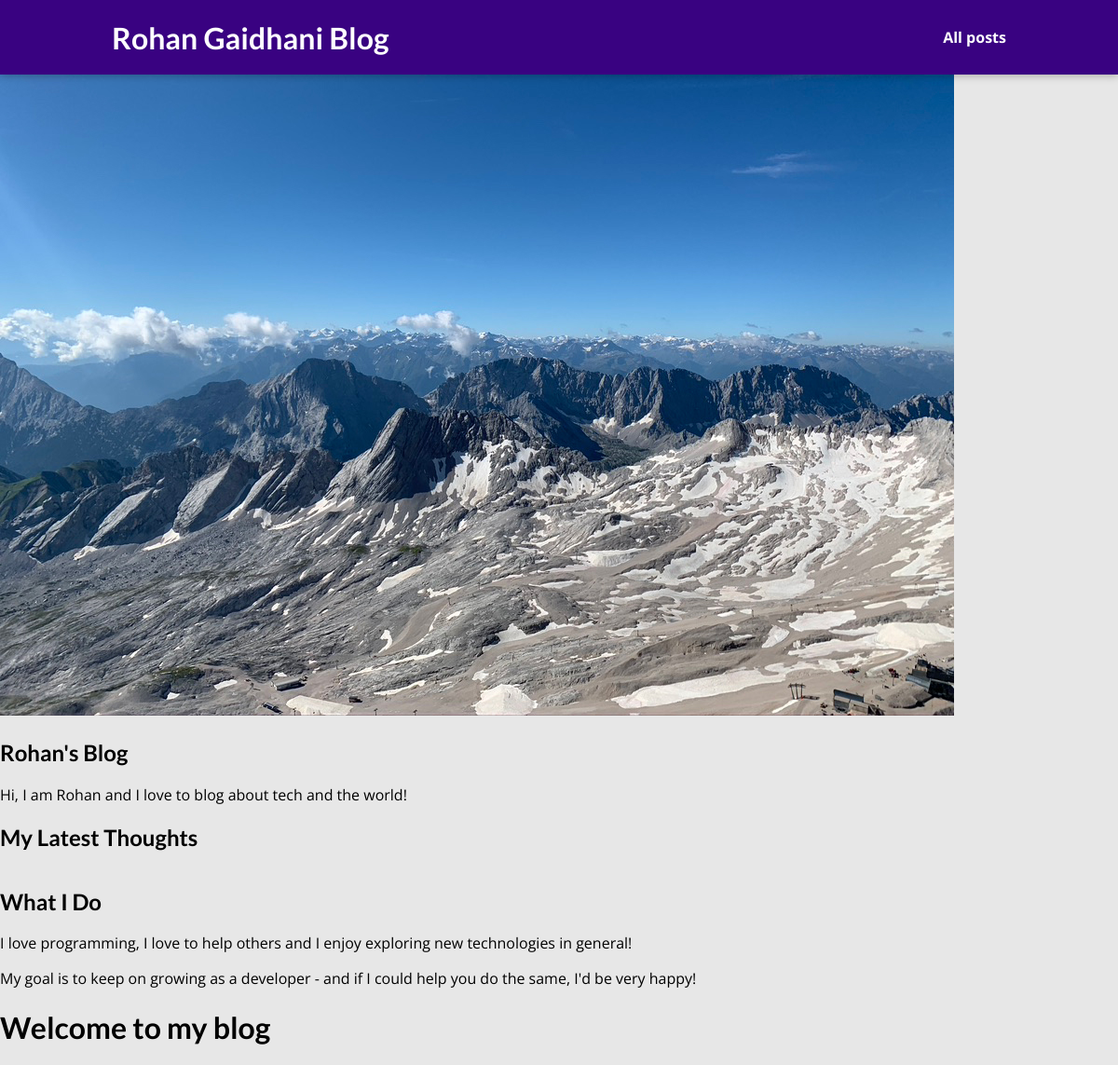
The page /blog/ on the database as committed earlier.
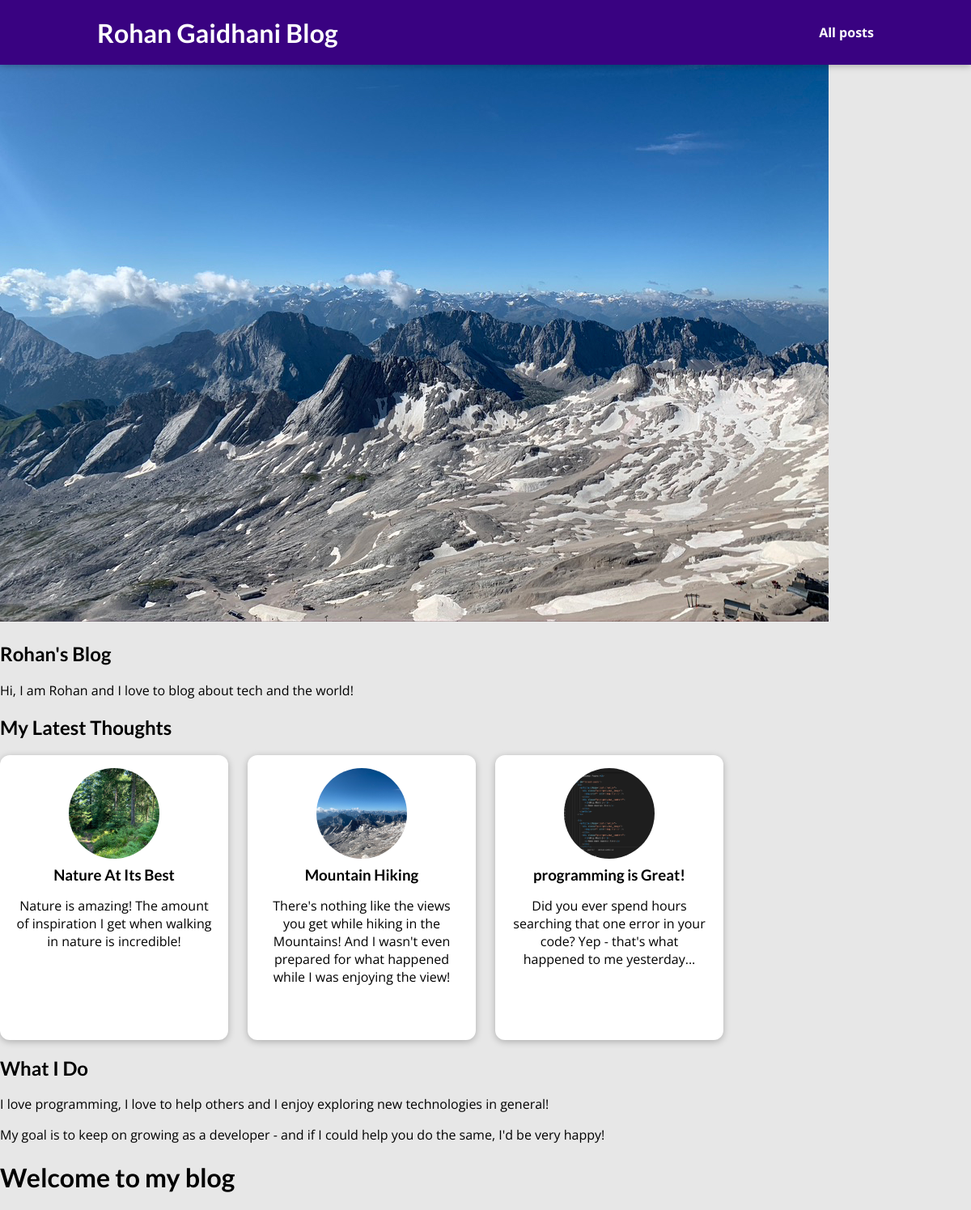
The same page on the database as committed later.
### blog/models.py (models this page shows, shortened)
class Post(models.Model):  # Capitalized
    title = models.CharField(max_length=150)
    excerpt = models.CharField(max_length=200)
    image_name = models.CharField(max_length=100)
    date = models.DateField(auto_now_add=True)  # Changed to auto_now_add
    slug = models.SlugField(unique=True, db_index=True)
    content = models.TextField(validators=[MinLengthValidator(10)])
    author = models.ForeignKey(
        Author,
        on_delete=models.SET_NULL,
        related_name="posts",
        null=True,
        blank=True
    )
    tags = models.ManyToManyField(Tag, blank=True)  # Added relationship
    class Meta:
        ordering = ['-date']  # Default ordering by date descending

### blog/views.py (the view)
# urls.py: path("", views.starting_page, name="starting-page"),
def starting_page(request):
    latest_posts = Post.objects.all().order_by("-date")[:3]
    return render(request, "blog/index.html", {
        "posts": latest_posts
    })

### blog/templates/blog/index.html (shortened to what this page needs)
{% extends "base.html" %}
{% load static %}
{% block css_files %}
    <link rel="stylesheet" href="{% static 'blog/post.css' %}"/>
    <link rel="stylesheet" href="{% static 'blog/all-posts.css' %}"/>
{% endblock %}
{% block content %}
    <section id="Welcome">
        <header>
            <img src="{% static 'blog/images/mountains.jpg' %}" alt="Rohan Gaidhani - Author of this Blog">
            <h2>Rohan's Blog</h2>
        </header>
        <p>Hi, I am Rohan and I love to blog about tech and the world!</p>
    </section>
    <section id="latest-posts">
        <h2>My Latest Thoughts</h2>
        <ul>
            {% for post in posts %}
            {% include 'blog/includes/post.html' %}
            {% endfor %}
        </ul>
    </section>
    <section id="about">
        <h2>What I Do</h2>
        <p>
            I love programming, I love to help others and I enjoy exploring new technologies in general!
        </p>
        <p>
            My goal is to keep on growing as a developer - and if I could help you do the same, I'd be very happy!
        </p>
    </section>
    <h1>Welcome to my blog</h1>
{% endblock %}

### templates/base.html (shortened to what this page needs)
{% load static %}
<!DOCTYPE html>
<html lang="en">
<head>
    <link rel="stylesheet" href="{% static 'app.css' %}">
    {% block css_files%}{% endblock %}
</head>
<body>
    <header id="main-navigation">
        <h1><a href="{% url "starting-page" %}">Rohan Gaidhani Blog</a></h1>
        <nav>
            <a href="{% url "posts-page" %}">All posts</a>
        </nav>
    </header>
    {% block content %} {% endblock %}
</body>
</html>

### blog/templates/blog/includes/post.html (shortened to what this page needs)
<!--{% load static %}
<li>
    <article class="post">
        <a href="{% url "post-detail-page" "the-mountains" %}">
            <img src="{% static "blog/images/"|add:post.image_name %}" alt="{{post.title}}"/>
            <div class="post__content">
                <h3>{{post.title}}</h3>
                <p>
                    {{post.excerpt}}
                </p>
            </div>
        </a>
    </article>
</li> -->
{% load static %}
<li>
    <article class="post">
        <a href="{% url 'post-detail-page' post.slug %}">
            <img src="{% static "blog/images/"|add:post.image_name %}" alt="{{ post.title }}"/>
            <div class="post__content">
                <h3>{{ post.title }}</h3>
                <p>
                    {{ post.excerpt }}
                </p>
            </div>
        </a>
    </article>
</li>

### static/app.css (style rules this page uses)
* { box-sizing: border-box; }
html { font-family: 'Open Sans', 'Lato', sans-serif; }
body { margin: 0; }
h1, h2, h3 { font-family: 'Lato', sans-serif; font-weight: bold; }
#main-navigation { width: 100%; height: 5rem; display: flex; justify-content: space-between; align-items: center; padding: 0 10%; position: absolute; top: 0; left: 0; }
#main-navigation a { text-decoration: none; color: white; font-weight: bold; }

### blog/static/blog/post.css (style rules this page uses)
.post { display: flex; flex-direction: column; align-items: center; text-align: center; }
.post a { text-decoration: none; color: black; transition: all 0.2s ease; padding: 1rem; }
.post img { width: 5rem; height: 5rem; object-fit: cover; border-radius: 50%; }
.post h3 { margin: 0.25rem 0; }

### blog/static/blog/all-posts.css (style rules this page uses)
body { background-color: #e7e7e7; }
#main-navigation { background-color: #390281; box-shadow: 0 2px 8px rgba(0, 0, 0, 0.25); }
ul { list-style: none; margin: 0; padding: 0; display: grid; grid-template-columns: repeat(auto-fill, minmax(17rem, 1fr)); gap: 1.5rem; }
.post img { width: 7rem; height: 7rem; }
.post a { height: 22rem; transform-origin: center; box-shadow: 0 2px 8px rgba(0, 0, 0, 0.25); border-radius: 12px; background-color: white; }

Rows that differ between the two databases and show on the page:
added Post: image_name (picture), title "Nature At Its Best", excerpt "Nature is amazing! The amount of inspiration I get when walking in nature is incredible!"
added Post: image_name (picture), title "Mountain Hiking", excerpt "There's nothing like the views you get while hiking in the Mountains! And I wasn't even prepared for what happened while I was enjoying the view!"
added Post: image_name (picture), title "programming is Great!", excerpt "Did you ever spend hours searching that one error in your code? Yep - that's what happened to me yesterday..."
